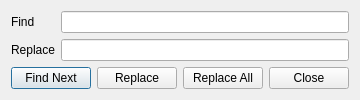
<?xml version="1.0" encoding="UTF-8"?>
<ui version="4.0">
 <class>FindReplaceDialog</class>
 <widget class="QDialog" name="FindReplaceDialog">
  <property name="windowTitle">
   <string>Find / Replace</string>
  </property>
  <layout class="QGridLayout" name="gridLayout">
   <item row="0" column="0">
    <widget class="QLabel" name="findLabel">
     <property name="text">
      <string>Find</string>
     </property>
    </widget>
   </item>
   <item row="0" column="1">
    <widget class="QLineEdit" name="findLineEdit"/>
   </item>
   <item row="1" column="0">
    <widget class="QLabel" name="replaceLabel">
     <property name="text">
      <string>Replace</string>
     </property>
    </widget>
   </item>
   <item row="1" column="1">
    <widget class="QLineEdit" name="replaceLineEdit"/>
   </item>
   <item row="2" column="0" colspan="2">
    <layout class="QHBoxLayout" name="buttonLayout">
     <item>
      <widget class="QPushButton" name="findNextButton">
       <property name="text">
        <string>Find Next</string>
       </property>
      </widget>
     </item>
     <item>
      <widget class="QPushButton" name="replaceButton">
       <property name="text">
        <string>Replace</string>
       </property>
      </widget>
     </item>
     <item>
      <widget class="QPushButton" name="replaceAllButton">
       <property name="text">
        <string>Replace All</string>
       </property>
      </widget>
     </item>
     <item>
      <widget class="QPushButton" name="closeButton">
       <property name="text">
        <string>Close</string>
       </property>
      </widget>
     </item>
    </layout>
   </item>
  </layout>
 </widget>
 <resources/>
 <connections/>
</ui>
